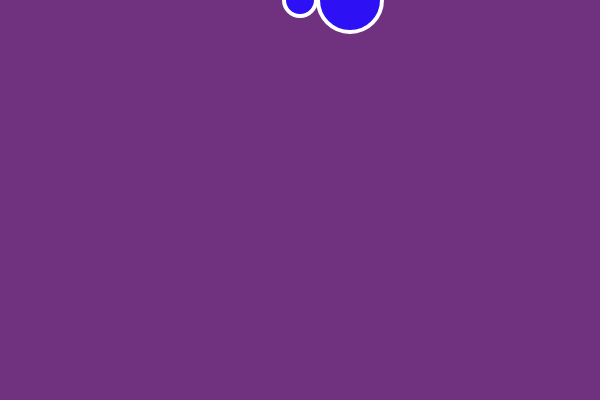
Frame 1 (no input)
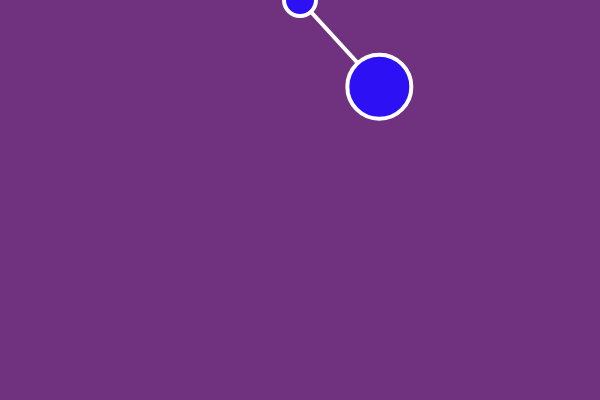
Frame 60 (no input)
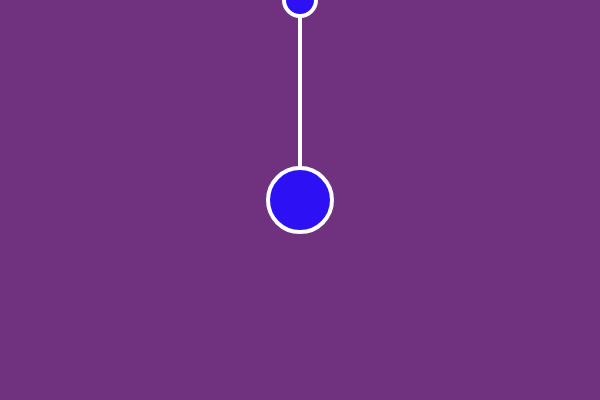
Frame 120 (the mouse pressed at the canvas centre since frame 60)

The p5.js sketch that drew these frames (run headless with seeded random() and noise() and a simulated clock; from frame 60 on, the mouse is pressed at the canvas centre):

// p5.js sketch
// ── sketch.js
let bob;
let anchor;
let velocity;
let restLength = 200;
let k = 0.01;
let gravity;

function setup() {
  createCanvas(600, 400);
  bob = createVector(350, 0);
  anchor = createVector(300, 0);
  velocity = createVector(0,0);
  gravity = createVector(0, 0.1);
}

function draw() {
  background(112, 50, 126);
  strokeWeight(4);
  stroke(2155);
  line(anchor.x, anchor.y, bob.x, bob.y);
  fill(45, 17, 244);
  circle(anchor.x, anchor.y, 32);
  circle(bob.x, bob.y, 64);
  
  if (mouseIsPressed) {
    bob.x = mouseX;
    bob.y = mouseY;
    velocity.set(0,0);
  }
  
  let force = p5.Vector.sub(bob, anchor);
  let x = force.mag() - restLength;
  force.normalize();
  force.mult(-1 * k * x);

  // F = A
  velocity.add(force);
  velocity.add(gravity);
  bob.add(velocity);
  velocity.mult(0.99);
}
